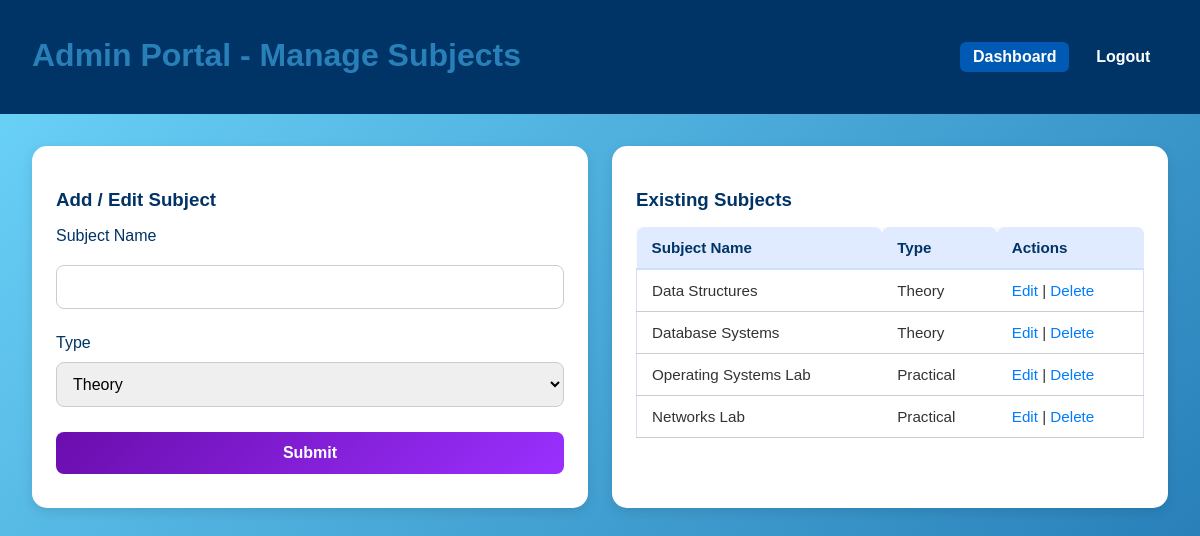
Screenshot of /admin/manage_subjects with the database file from the repository.
### models.py (models this page shows, shortened)
class Subject(db.Model):
    id = db.Column(db.Integer, primary_key=True)
    name = db.Column(db.String(100), unique=True, nullable=False)
    subject_type = db.Column(db.String(20))  # "Theory" or "Practical"
    attendance_sessions = db.relationship('AttendanceSession', back_populates='subject', cascade='all, delete-orphan')
    assignments = db.relationship('Assignment', back_populates='subject', cascade='all, delete-orphan')

### app.py (the view, shortened to what this page needs)
@app.route('/admin/manage_subjects', methods=['GET', 'POST'])
def manage_subjects():
    form = SubjectForm()
    subjects = Subject.query.all()
    subject_id = request.args.get('subject_id')
    subject = Subject.query.get(subject_id) if subject_id else None
    if subject and request.method == 'GET':
        form.name.data = subject.name
        form.subject_type.data = subject.subject_type
    return render_template('manage_subjects.html', form=form, subjects=subjects)

### forms.py
class SubjectForm(FlaskForm):
    name = StringField('Subject Name', validators=[DataRequired(), Length(max=100)])
    subject_type = SelectField('Type', choices=[('Theory', 'Theory'), ('Practical', 'Practical')], validators=[DataRequired()])
    submit = SubmitField('Submit')

### templates/manage_subjects.html (shortened to what this page needs)
<!DOCTYPE html>
<html lang="en">
<head>
    <link rel="stylesheet" href="{{ url_for('static', filename='css/style.css') }}">
</head>
<body class="admin-login">
<header class="navbar">
    <h1>Admin Portal - Manage Subjects</h1>
    <nav>
        <a href="{{ url_for('dashboard_admin') }}" class="active">Dashboard</a>
        <a href="{{ url_for('logout') }}">Logout</a>
    </nav>
</header>
<main class="dashboard-container">
    <div class="dashboard-card">
        <h3>Add / Edit Subject</h3>
        <form method="POST">
            <div class="input-group">
                <label>{{ form.name.label }}</label>
                {{ form.name(class_='input-field') }}
            </div>
            <div class="input-group">
                <label>{{ form.subject_type.label }}</label>
                {{ form.subject_type(class_='input-field') }}
            </div>
            <button type="submit" class="login-btn">Submit</button>
        </form>
    </div>
    <div class="dashboard-card">
        <h3>Existing Subjects</h3>
        <table style="width:100%; border-collapse: collapse;">
            <thead>
                <tr style="background-color:#f0f6ff;">
                    <th>Subject Name</th>
                    <th>Type</th>
                    <th>Actions</th>
                </tr>
            </thead>
            <tbody>
                {% for subject in subjects %}
                <tr style="border-bottom:1px solid #ccc;">
                    <td>{{ subject.name }}</td>
                    <td>{{ subject.subject_type }}</td>
                    <td>
                        <a href="{{ url_for('edit_subject', subject_id=subject.id) }}">Edit</a> |
                        <a href="{{ url_for('delete_subject', subject_id=subject.id) }}" onclick="return confirm('Are you sure?');">Delete</a>
                    </td>
                </tr>
                {% endfor %}
            </tbody>
        </table>
    </div>
</main>
</body>
</html>

### static/css/style.css (style rules this page uses)
body { font-family: "Poppins", sans-serif; margin: 0; background: linear-gradient(135deg, #6dd5fa, #2980b9); color: #333; }
a { color: #0047b3; text-decoration: none; font-weight: 600; }
h1, h2 { text-align: center; color: #2980b9; margin-bottom: 1.5rem; }
form { display: flex; flex-direction: column; }
input, button { margin: 10px 0; padding: 12px; border-radius: 8px; border: 1px solid #ccc; font-size: 1rem; }
button, .login-btn { background: linear-gradient(135deg, #6a0dad, #9b30ff) !important; color: #fff !important; border: none; font-weight: 600; cursor: pointer; transition: all 0.3s ease; }
.navbar { background-color: #003366; color: white; padding: 1rem 2rem; display: flex; justify-content: space-between; align-items: center; flex-wrap: wrap; }
.navbar a { color: #ffffff !important; margin: 0.3rem; padding: 0.4rem 0.8rem; border-radius: 6px; transition: background-color 0.3s ease, color 0.3s ease; }
.navbar a.active { background-color: #0059b3; }
.dashboard-container { display: grid; grid-template-columns: repeat(auto-fit, minmax(250px, 1fr)); gap: 1.5rem; padding: 2rem; }
.dashboard-card { background: #ffffff; border-radius: 15px; padding: 1.5rem; box-shadow: 0 4px 12px rgba(0,0,0,0.1); transition: transform 0.2s ease, box-shadow 0.3s ease; }
.dashboard-card h3 { color: #003366; margin-bottom: 1rem; }
.dashboard-card table { width: 100%; border-collapse: separate; border-spacing: 0 8px; background-color: #f9fbff; font-size: 0.95rem; }
.dashboard-card th, .dashboard-card td { padding: 12px 15px; text-align: left; }
.dashboard-card th { background-color: #e0ebff; color: #003366; font-weight: 600; border-bottom: 2px solid #cce0ff; border-radius: 8px 8px 0 0; }
.dashboard-card tbody tr { background-color: #ffffff; border: 1px solid #d6e0f0; border-radius: 8px; transition: background-color 0.2s ease; }
.dashboard-card td a { color: #007bff; font-weight: 500; text-decoration: none; }
.input-group { display: flex; flex-direction: column; margin-bottom: 15px; }
.input-group label { margin-bottom: 5px; font-weight: 500; color: #003366; }
.input-field, select { padding: 12px; font-size: 1rem; border-radius: 8px; border: 1px solid #ccc; width: 100%; box-sizing: border-box; transition: border-color 0.3s ease, box-shadow 0.3s ease; }
.input-group label { display: flex; align-items: center; font-weight: 500; color: #003366; gap: 8px; }

### rows the page displays
Subject: name "Data Structures", subject_type "Theory"
Subject: name "Database Systems", subject_type "Theory"
Subject: name "Operating Systems Lab", subject_type "Practical"
Subject: name "Networks Lab", subject_type "Practical"
